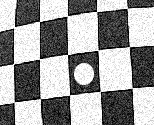
#> input picture FeatureExtraction/images/karo.png, 154 x 125 px
$ jupyter execute functions.ipynb
#> lines starting #> are read from the running program, lines starting #| are printed output that depends on the picture; long printed decimals are rounded
[cell 1]
import itertools
import numpy as np
import scipy
from PIL import Image
import matplotlib.pyplot as plt

[cell 2]
def load_image(file_path: str) -> np.ndarray:
#> called with file_path = 'images/karo.png'
    pil_image = Image.open(file_path)
#> pil_image is the input picture: PIL image 154x125 P; min 0, max 255, mean 152.5
    pil_image.thumbnail((150, 150))
#> pil_image: PIL image 150x122 P
    return np.array(pil_image)

[cell 3]
def to_grayscale(img: np.ndarray) -> np.ndarray:
    return np.array(Image.fromarray(img).convert('L'), dtype=float)

[cell 4]
path = 'images/karo.png'

[cell 5]
# Load Image into memory
image = load_image(path)

# Convert to Grayscale if it not already is
if image.ndim > 2:
    image = to_grayscale(image)

# Convert Grayscale values to Float
image = image.astype(float)

plt.imshow(image, cmap='gray')
plt.show()

[cell 6]
gradientX = np.array([[-1, 0, 1],
                      [-2, 0, 2],
                      [-1, 0, 1]])
gradientY = np.array([[-1, -2, -1],
                      [0,  0,  0],
                      [1,  2,  1]])

[cell 7]
Ix = scipy.ndimage.correlate(image, gradientX)
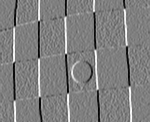
#> Ix: shape (122, 150) float64; min -1020, max 1020, mean 0.4; drawn with min black and max white
Iy = scipy.ndimage.correlate(image, gradientY)

fig, (ax1, ax2) = plt.subplots(1, 2)

ax1.imshow(-Ix, cmap='gray')
ax1.set_title('Gradient X')

ax2.imshow(-Iy, cmap='gray')
ax2.set_title('Gradient Y')

plt.show()

[cell 8]
I = np.sqrt(Ix**2 + Iy**2)
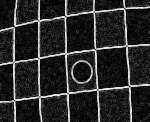
#> I: shape (122, 150) float64; min 0, max 1084.3, mean 181.3; drawn with min black and max white

plt.imshow(-I, cmap='gray')
plt.show()

[cell 9]
n = np.ones((7, 7))

Axx = scipy.ndimage.correlate(Ix**2, n)
Axy = scipy.ndimage.correlate(Ix*Iy, n)
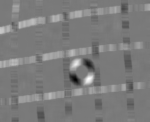
#> Axy: shape (122, 150) float64; min -4066935, max 4437499, mean 98225.9; drawn with min black and max white
Ayy = scipy.ndimage.correlate(Iy**2, n)

b = -Axx - Ayy
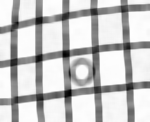
#> b: shape (122, 150) float64; min -19845658, max -59552, mean -4570933.6; drawn with min black and max white
c = Axx*Ayy-Axy**2
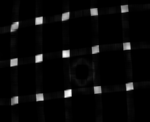
#> c: shape (122, 150) float64; min 884153464, max 9.84e+13, mean 3.91e+12; drawn with min black and max white
D = b**2-4*c
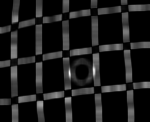
#> D: shape (122, 150) float64; min 1128132, max 2.91e+14, mean 3.07e+13; drawn with min black and max white

eigenvalue_l1 = (-b + np.sqrt(D))/2
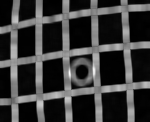
#> eigenvalue_l1: shape (122, 150) float64; min 31343.4, max 17388202.7, mean 4029780.9; drawn with min black and max white
eigenvalue_l2 = (-b-np.sqrt(D))/2

[cell 10]
plt.imshow(eigenvalue_l2, cmap='gray')
plt.show()

[cell 11]
fig, ((ax1, ax2), (ax3, ax4)) = plt.subplots(2, 2)

ax1.imshow(image[80:90, 0:10], cmap='gray')
ax2.imshow(Ix[80:90, 0:10], cmap='gray')
ax3.imshow(Iy[80:90, 0:10], cmap='gray')
ax4.imshow(I[80:90, 0:10], cmap='gray')

plt.show()
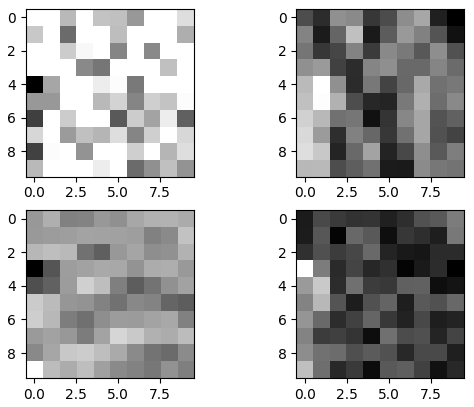
#> figure drawn by matplotlib, 4 panels

[cell 12]
y_pos = 95
x_pos = 94
window_size = 7

start_y = max(0, y_pos - (window_size - 1) // 2)
end_y = min(image.shape[0], y_pos + (window_size - 1) // 2 + 1)
#> end_y = 99
start_x = max(0, x_pos - (window_size - 1) // 2)
end_x = min(image.shape[1], x_pos + (window_size - 1) // 2 + 1)
#> end_x = 98

image[start_y:end_y, start_x:end_x]

plt.imshow(image[start_y:end_y, start_x:end_x], cmap='gray')
for y, x in itertools.product(range(start_y, end_y), range(start_x, end_x)):
    start_point = (y - start_y, x - start_x)

    Ix_value = Ix[y, x]
    Iy_value = Iy[y, x]

    vector = (Iy_value, Ix_value)

    # Calculate the end point of the arrow
    end_point = (start_point[0] + 1/500 * vector[0], start_point[1] + 1/500 * vector[1])
    # Draw the arrow
    plt.arrow(start_point[1], start_point[0], end_point[1] - start_point[1], end_point[0] - start_point[0], color='red', head_width=0.2, head_length=0.2)
#> this loop made 49 passes
#> (Ix_value, Iy_value, vector, end_point) on passes 1 to 12: (1, 69, (69, 1), (0.138, 0.002)), (-34, 10, (10, -34), (0.02, 0.932)), (-74, -60, (-60, -74), (-0.12, 1.85)), (22, -78, (-78, 22), (-0.156, 3.04)), (6, -28, (-28, 6), (-0.056, 4.01)), (10, 98, (98, 10), (0.196, 5.02)), (-876, 166, (166, -876), (0.332, 4.25)), (-10, -12, (-12, -10), (0.976, -0.02)), (-56, 14, (14, -56), (1.03, 0.888)), (-89, 47, (47, -89), (1.09, 1.82)), (-17, 11, (11, -17), (1.02, 2.97)), (75, -9, (-9, 75), (0.982, 4.15))

plt.show()
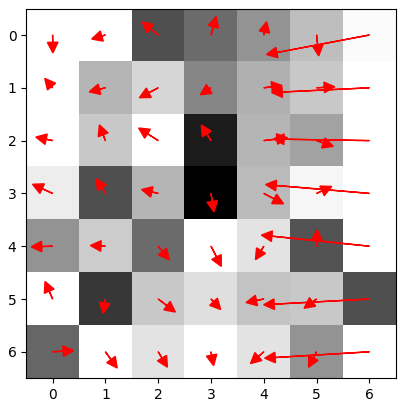
#> figure drawn by matplotlib, 1 panel

[cell 13]
# Calculate the eigenvectors using the eigenvalues l1 and l2
eigenvector_l1 = np.array([Axy[y_pos, x_pos], eigenvalue_l1[y_pos, x_pos] - Axx[y_pos, x_pos]])
#> eigenvector_l1 = [-73270, 1005.9]
eigenvector_l2 = np.array([Axy[y_pos, x_pos], eigenvalue_l2[y_pos, x_pos] - Axx[y_pos, x_pos]])
#> eigenvector_l2 = [-73270, -5337209.9]

# Normalize eigenvectors
eigenvector_l1 /= np.linalg.norm(eigenvector_l1)
#> eigenvector_l1 = [-1, 0.0137]
eigenvector_l2 /= np.linalg.norm(eigenvector_l2)
#> eigenvector_l2 = [-0.0137, -1]

print(eigenvector_l1, eigenvector_l2)
#| [-0.9999  0.01373] [-0.01373 -0.9999]
print(eigenvalue_l1[y_pos, x_pos], eigenvalue_l2[y_pos, x_pos])
#| 5486225.861 148010.139

[cell 14]
scatter_x, scatter_y = [], []
for y, x in itertools.product(range(start_y, end_y), range(start_x, end_x)):
    scatter_x.append(Ix[y, x])
    scatter_y.append(Iy[y, x])
#> after the loop, scatter_x = 49 values, max 125 at index 18, min -923 at index 34, mean -127.9; scatter_y = 49 values, max 166 at index 6, min -95 at index 34, mean 9.88

# Create scatter plot
plt.scatter(scatter_x, scatter_y, alpha=0.3)

# Set limits to always go from -600 to 600
plt.xlim(-600, 600)
plt.ylim(-600, 600)

# Draw axes through the origin
plt.axhline(0, color='black', linewidth=1)
plt.axvline(0, color='black', linewidth=1)

# Plot eigenvectors
plt.arrow(0, 0, eigenvector_l1[0] * eigenvalue_l1[y_pos, x_pos] * 0.00005, eigenvector_l1[1] * eigenvalue_l1[y_pos, x_pos] * 0.00005,
          head_width=30, head_length=30, color='r', label='Eigenvector for l1')
plt.arrow(0, 0, eigenvector_l2[0] * eigenvalue_l2[y_pos, x_pos] * 0.00005, eigenvector_l2[1] * eigenvalue_l2[y_pos, x_pos] * 0.00005,
          head_width=30, head_length=30, color='b', label='Eigenvector for l2')

plt.title('Scatter Plot with Eigenvectors and Eigenvalues')
plt.grid(True)
plt.show()
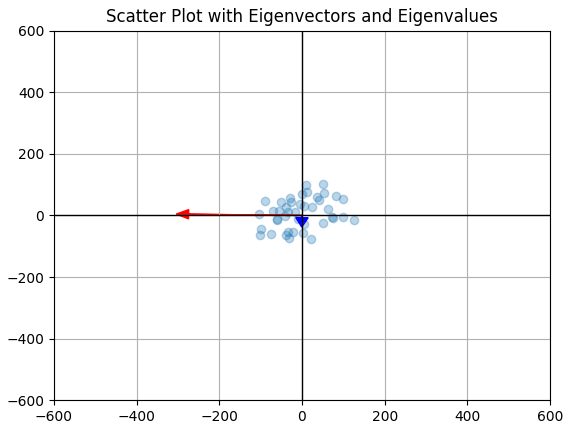
#> figure drawn by matplotlib, 1 panel
